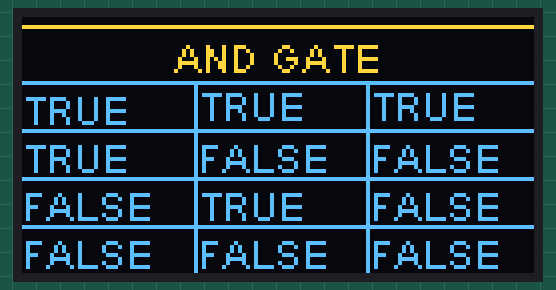
Simulated run of this sketch. Board: ESP8266 (NodeMCU). Parts: 128×64 one-colour display. The OLED is the two-colour kind (top 16 rows yellow).

Above: at 0.1 s.

The sketch:

table.ino
```cpp
#include <Wire.h>              // Library untuk komunikasi I2C
#include <SSD1306Wire.h>        // Library untuk OLED SSD1306

SSD1306Wire display(0x3C, D2, D1);  // Inisialisasi objek display: Alamat I2C 0x3C, SDA di pin D2, SCL di pin D1

void setup() {
  display.init();               // Inisialisasi OLED
  display.flipScreenVertically(); // Memutar tampilan layar secara vertikal (180 derajat)
  display.clear();              // Menghapus layar OLED sebelum menampilkan teks baru
  display.setFont(ArialMT_Plain_10);

  String text = "AND GATE";
  int textWidth = display.getStringWidth(text);  // Menghitung lebar teks
  int x = (128 - textWidth) / 2;  // Menentukan posisi X untuk teks agar berada di tengah

// HORIZONRAL LINE
  display.drawLine(0, 2, 127, 2);  // Menggambar garis dari titik (0,10) ke (127,10) di layar 128x64
  display.drawLine(0, 16, 127, 16);  // Menggambar garis dari titik (0,10) ke (127,10) di layar 128x64
  display.drawLine(0, 28, 127, 28);  // Menggambar garis dari titik (0,10) ke (127,10) di layar 128x64
  display.drawLine(0, 40, 127, 40);  // Menggambar garis dari titik (0,10) ke (127,10) di layar 128x64
  display.drawLine(0, 52, 127, 52);  // Menggambar garis dari titik (0,10) ke (127,10) di layar 128x64
// HORIZONTAL TEXT
  display.drawString(x, 4, text);  // Menampilkan teks AND GATE di posisi tengah
  display.drawString(0, 17, "TRUE");
  display.drawString(0, 29, "TRUE");
  display.drawString(0, 41, "FALSE");
  display.drawString(0, 53, "FALSE");
// VERTIKAL LINE
  display.drawLine(43, 16, 43, 64);
  display.drawLine(86, 16, 86, 64);

// VERTICAL TEXT
  display.drawString(44, 16, "TRUE");
  display.drawString(87, 16, "TRUE");

  display.drawString(44, 29, "FALSE");
  display.drawString(87, 29, "FALSE");

  display.drawString(44, 41, "TRUE");
  display.drawString(87, 41, "FALSE");

  display.drawString(44, 53, "FALSE");
  display.drawString(87, 53, "FALSE");

  display.display();            // Memperbarui tampilan OLED dengan teks yang telah digambar
}

void loop() {
  // Tidak ada proses yang perlu dijalankan dalam loop
}
```
